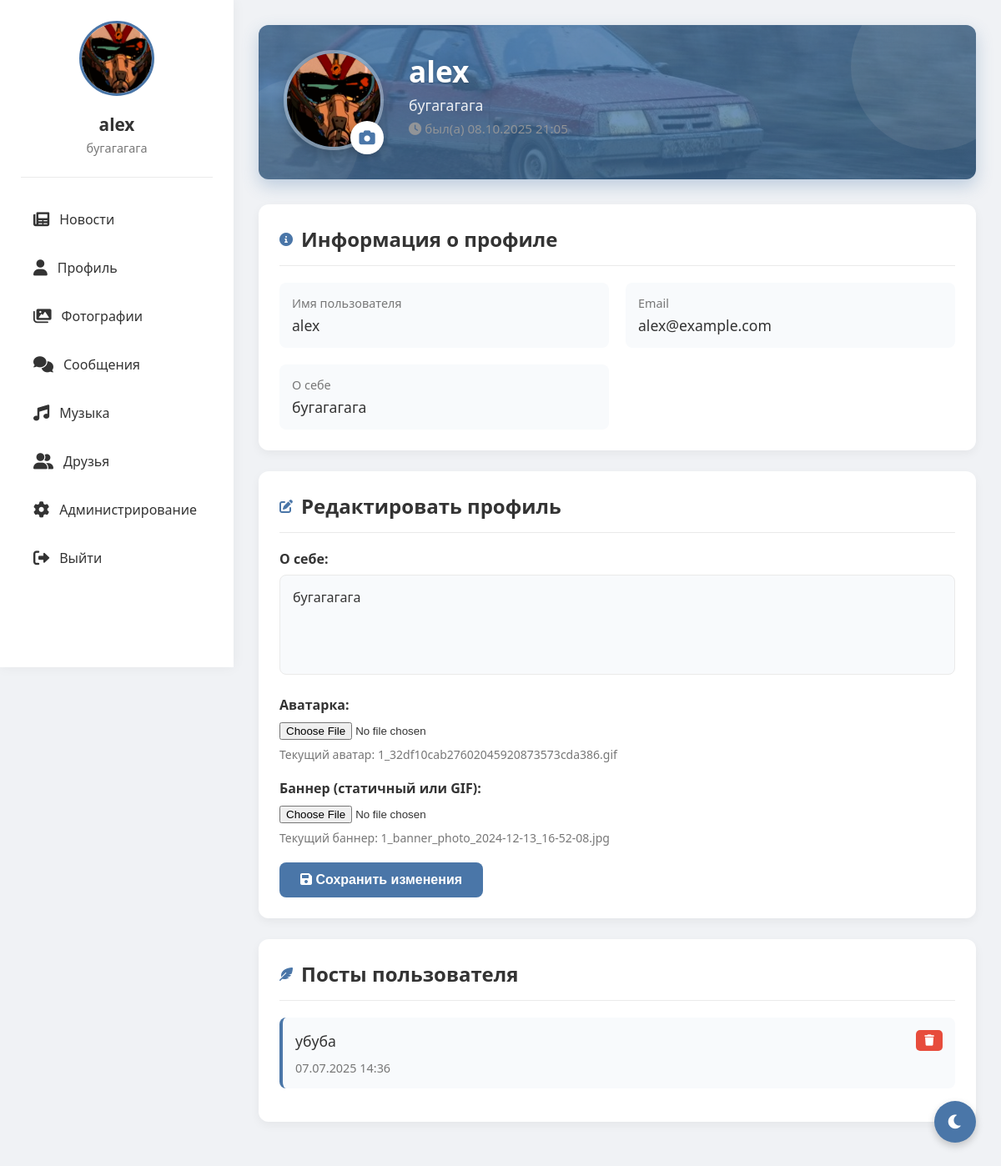
The page /profile (signed in) on the database as committed earlier.
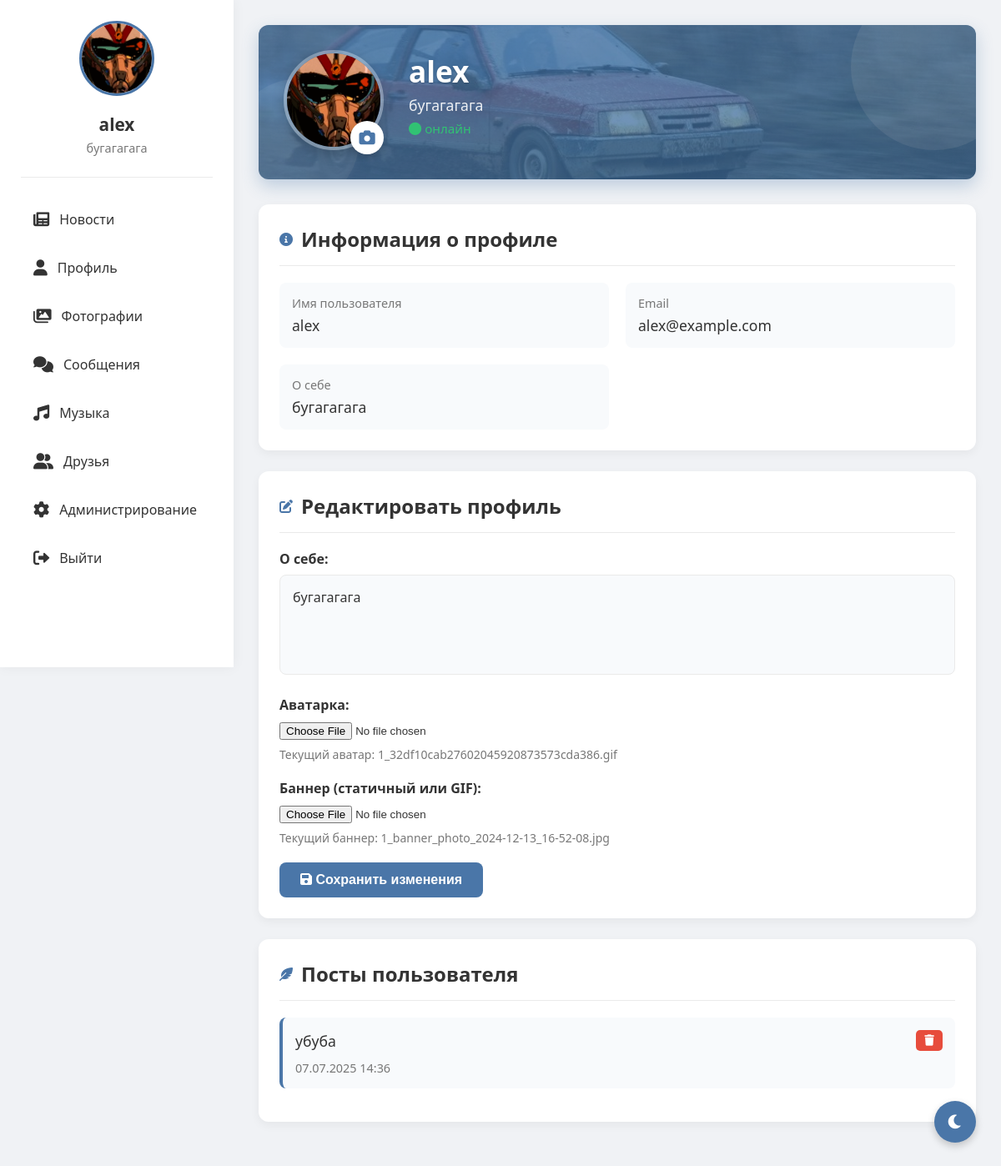
The same page on the database as committed later.
### tables this page shows
CREATE TABLE users (
                id INTEGER PRIMARY KEY AUTOINCREMENT,
                username TEXT UNIQUE NOT NULL,
                password TEXT NOT NULL,
                email TEXT,
                bio TEXT,
                avatar TEXT, role TEXT DEFAULT 'user' CHECK(role IN ('admin', 'moderator', 'user')), is_online BOOLEAN DEFAULT FALSE, last_seen DATETIME, banner TEXT, is_blocked BOOLEAN DEFAULT 0, block_reason TEXT);

CREATE TABLE posts (
                id INTEGER PRIMARY KEY AUTOINCREMENT,
                user_id INTEGER NOT NULL,
                content TEXT NOT NULL,
                timestamp DATETIME DEFAULT CURRENT_TIMESTAMP,
                FOREIGN KEY(user_id) REFERENCES users(id));

### routes/profile.py (the view, shortened to what this page needs)
@bp.route('/profile', methods=['GET', 'POST'], defaults={'user_id': None})
@bp.route('/profile/<int:user_id>', methods=['GET'])
def profile(user_id):
    if 'user_id' not in session:
        return redirect(url_for('auth.index'))
    if user_id is None:
        user_id = session['user_id']
        is_own_profile = True
    else:
        is_own_profile = (user_id == session['user_id'])
    conn = get_db()
    c = conn.cursor()
    c.execute("SELECT id, username, email, bio, avatar, role FROM users WHERE id = ?", (session['user_id'],))
    me = c.fetchone()
    current_user = {
        'id': me[0],
        'username': me[1],
        'email': me[2],
        'bio': me[3],
        'avatar': me[4],
        'role': me[5]
    } if me else None
    c.execute("SELECT id, username, email, bio, avatar, banner, is_online, last_seen, is_blocked, block_reason FROM users WHERE id = ?", (user_id,))
    user = c.fetchone()
    if not user:
        flash('Пользователь не найден', 'error')
        conn.close()
        return redirect(url_for('feed.feed'))
    user_data = {
        'id': user[0],
        'username': user[1],
        'email': user[2],
        'bio': user[3],
        'avatar': user[4],
        'banner': user[5],
        'is_online': bool(user[6]),
        'last_seen': user[7],
        'is_blocked': bool(user[8]),
        'block_reason': user[9]
    }
    block_moderator = None
    c.execute("SELECT id, content, timestamp FROM posts WHERE user_id = ? ORDER BY timestamp DESC", (user_id,))
    posts = c.fetchall()
    conn.close()
    return render_template('profile.html',
                         user=user_data,
                         current_user=current_user,
                         block_moderator=block_moderator,
                         posts=posts,
                         is_own_profile=is_own_profile)

### app.py (called while the page is built)
def _gen_csrf_token():
    import secrets
    token = session.get('_csrf_token')
    if not token:
        token = secrets.token_urlsafe(32)
        session['_csrf_token'] = token
    return token

@app.context_processor
def inject_csrf():
    return {'csrf_token': _gen_csrf_token()}

@app.before_request
def csrf_protect():
    if request.method in ('POST','PUT','PATCH','DELETE'):
        if request.path.startswith('/socket.io') or request.path.startswith('/static'):
            return None
        if request.endpoint in {'auth.index'}:
            if not session.get('_csrf_token'):
                return None
        token = None
        token = request.headers.get('X-CSRFToken') or request.headers.get('X-CSRF-Token')
        if not token:
            token = request.form.get('csrf_token') or request.args.get('csrf_token')
        if not token and request.is_json:
            try:
                token = (request.get_json(silent=True) or {}).get('csrf_token')
            except Exception:
                token = None
        if not token or token != session.get('_csrf_token'):
            return ('CSRF token missing or invalid', 400)

def datetimeformat(value, format='%d.%m.%Y %H:%M'):
    if not value:
        return ''
    if isinstance(value, datetime):
        dt = value
    else:
        s = str(value)
        dt = None
        for fmt in ('%Y-%m-%d %H:%M:%S.%f', '%Y-%m-%d %H:%M:%S'):
            try:
                dt = datetime.strptime(s, fmt)
                break
            except ValueError:
                pass
        if dt is None:
            try:
                dt = datetime.fromisoformat(s)
            except Exception:
                return s
    return dt.strftime(format)

### models.py (called while the page is built)
def get_db():
    conn = sqlite3.connect('social_network.db')
    conn.row_factory = sqlite3.Row
    return conn

### templates/profile.html (shortened to what this page needs)
<!DOCTYPE html>
<html lang="ru">
<head>
    <link href="https://cdnjs.cloudflare.com/ajax/libs/font-awesome/6.0.0/css/all.min.css" rel="stylesheet">
</head>
<body>
    <div class="app-container">
        <div class="sidebar">
            <div class="profile-card">
                <img src="{{ url_for('static', filename='uploads/' + current_user.avatar) if current_user and current_user.avatar else url_for('static', filename='uploads/default_avatar.png') }}"
                     alt="Avatar"
                     id="sidebar-avatar"
                     onerror="this.onerror=null; this.src='{{ url_for('static', filename='uploads/default_avatar.png') }}'">
                <h3>{{ current_user.username if current_user else 'Профиль' }}</h3>
                <p>{{ current_user.bio if current_user else 'Статус не указан' }}</p>
            </div>
            <div class="nav">
                <a href="{{ url_for('feed.feed') }}">
                    <i class="fas fa-newspaper"></i> Новости
                </a>
                <a href="{{ url_for('profile.profile') }}">
                    <i class="fas fa-user"></i> Профиль
                </a>
                <a href="{{ url_for('gallery.gallery') }}">
                    <i class="fas fa-images"></i> Фотографии
                </a>
                <a href="{{ url_for('messages.messages') }}" {% if active_page == 'messages' %}class="active"{% endif %}>
                    <i class="fas fa-comments"></i> Сообщения
                </a>
                <a href="{{ url_for('music.music_index') }}" {% if active_page == 'music' %}class="active"{% endif %}>
                    <i class="fas fa-music"></i> Музыка
                </a>
                <a href="{{ url_for('friends.friends') }}" {% if active_page == 'friends' %}class="active"{% endif %}>
                    <i class="fas fa-user-friends"></i> Друзья
                </a>
                {% if current_user and current_user.role == 'admin' %}
                <a href="{{ url_for('admin.admin') }}" {% if active_page == 'admin' %}class="active"{% endif %}>
                    <i class="fas fa-cog"></i> Администрирование
                </a>
                {% endif %}
                <a href="{{ url_for('static.logout') }}">
                    <i class="fas fa-sign-out-alt"></i> Выйти
                </a>
            </div>
        </div>
        <div class="content">
            <div class="profile-header">
                {% if user.banner %}
                <div class="profile-banner" style="background-image: url('{{ url_for('static', filename='uploads/' + user.banner) }}');"></div>
                {% endif %}
                <div class="profile-avatar">
                    <img src="{{ url_for('static', filename='uploads/' + user.avatar) if user.avatar else url_for('static', filename='uploads/default_avatar.png') }}"
                         alt="Avatar"
                         id="header-avatar"
                         onerror="this.onerror=null; this.src='{{ url_for('static', filename='uploads/default_avatar.png') }}'">
                    {% if is_own_profile %}
                    <div class="avatar-upload" title="Сменить аватар">
                        <i class="fas fa-camera"></i>
                    </div>
                    {% endif %}
                </div>
                <div class="profile-info">
                    <h1>{{ user.username }}</h1>
                    <p>{{ user.bio or 'Пользователь социальной сети' }}</p>
                    <p style="margin-top:6px; font-size:0.95rem;">
                        {% if user.is_blocked %}
                            <span style="color:#e74c3c"><i class="fas fa-user-lock"></i> Профиль заблокирован</span>
                            {% if user.block_reason %}
                                <span style="display:block; color:#ffb4b4; margin-top:4px;">Причина: {{ user.block_reason | banreason }}</span>
                            {% endif %}
                        {% else %}
                            {% if user.is_online %}
                                <span style="color:#2ecc71"><i class="fas fa-circle"></i> онлайн</span>
                            {% else %}
                                <span style="color:#999"><i class="fas fa-clock"></i> был(а) {{ user.last_seen | datetimeformat }}</span>
                            {% endif %}
                        {% endif %}
                    </p>
                    <div class="profile-stats">
                    </div>
                </div>
            </div>
            <div class="section">
                <div class="section-title">
                    <i class="fas fa-info-circle"></i>
                    <h2>Информация о профиле</h2>
                </div>
                <div class="info-grid">
                    <div class="info-item">
                        <label>Имя пользователя</label>
                        <p>{{ user.username }}</p>
                    </div>
                    <div class="info-item">
                        <label>Email</label>
                        <p>{{ user.email or 'Не указан' }}</p>
                    </div>
                    <div class="info-item">
                        <label>О себе</label>
                        <p>{{ user.bio or 'Не указано' }}</p>
                    </div>
                </div>
            </div>
            {% if is_own_profile %}
            <div class="section">
                <div class="section-title">
                    <i class="fas fa-edit"></i>
                    <h2>Редактировать профиль</h2>
                </div>
                <form method="POST" enctype="multipart/form-data" class="edit-form" id="profile-form">
                    <div class="form-group">
                        <label for="bio">О себе:</label>
                        <textarea id="bio" name="bio" placeholder="Расскажите о себе...">{{ user.bio or '' }}</textarea>
                    </div>
                    <div class="form-group">
                        <label for="avatar-file">Аватарка:</label>
                        <input type="file" id="avatar-file" name="avatar" accept="image/*">
                        <p style="margin-top: 8px; font-size: 14px; color: var(--text-secondary);">
                            {% if user.avatar %}
                                Текущий аватар: {{ user.avatar }}
                            {% else %}
                                Аватар не установлен
                            {% endif %}
                        </p>
                    </div>
                    <div class="form-group">
                        <label for="banner-file">Баннер (статичный или GIF):</label>
                        <input type="file" id="banner-file" name="banner" accept="image/*">
                        <p style="margin-top: 8px; font-size: 14px; color: var(--text-secondary);">
                            {% if user.banner %}
                                Текущий баннер: {{ user.banner }}
                            {% else %}
                                Баннер не установлен
                            {% endif %}
                        </p>
                    </div>
                    <button type="submit">
                        <i class="fas fa-save"></i> Сохранить изменения
                    </button>
                </form>
            </div>
            {% endif %}
            <div class="section user-posts">
                <div class="section-title">
                    <i class="fas fa-feather-alt"></i>
                    <h2>Посты пользователя</h2>
                </div>
                {% if posts %}
                    {% for post in posts %}
                    <div class="post-item">
                        <div class="post-content">{{ post[1] }}</div>
                        <div class="post-time">{{ post[2] | datetimeformat }}</div>
                        {% if is_own_profile %}
                        <form method="POST" action="{{ url_for('profile.delete_post', post_id=post[0]) }}">
                            <button type="submit" class="delete-btn" onclick="return confirm('Удалить этот пост?')">
                                <i class="fas fa-trash"></i>
                            </button>
                        </form>
                        {% endif %}
                    </div>
                    {% endfor %}
                {% else %}
                    <div class="empty-posts">
                        <i class="fas fa-feather"></i>
                        <p>Пользователь еще не опубликовал постов</p>
                    </div>
                {% endif %}
            </div>
        </div>
    </div>
    <button class="theme-toggle" id="themeToggle">
        <i class="fas fa-moon"></i>
    </button>
</body>
</html>

### static/css/hud.css (style rules this page uses)
.sidebar { width:280px; position:fixed; left:0; top:0; height:100vh; padding:25px; background: var(--sidebar-bg, var(--bg-secondary, #ffffff)); color: var(--text-color, var(--text-primary, #333)); box-shadow: 0 0 15px var(--shadow-color, rgba(0,0,0,0.05)); z-index:100; }
.content { margin-left:280px; }
.profile-card { text-align:center; padding-bottom:25px; border-bottom:1px solid var(--border-color, #eaeaea); margin-bottom:25px; }
.profile-card img { width:90px; height:90px; border-radius:50%; object-fit:cover; border:3px solid var(--primary-color, #4a76a8); }
.profile-card h3 { margin:15px 0 5px; font-size:1.3rem; }
.profile-card p { color: var(--secondary-text, var(--text-secondary, #777)); font-size:0.9rem; }
.nav { margin-top:15px; }
.nav a { display:flex; align-items:center; padding:14px 15px; text-decoration:none; border-radius:8px; margin-bottom:8px; color: var(--text-color, var(--text-primary, #333)); transition: all .2s; }
.nav a i { margin-right:12px; font-size:1.2rem; }

Rows that differ between the two databases and show on the page:
changed users "alex": is_online False → True (drawn); last_seen "08.10.2025 21:05" → (not shown)
Other text that changed with them:
text no longer shown: "был(а)"
text now shown: "онлайн"
